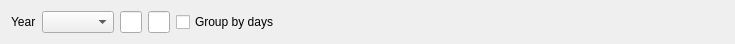
<?xml version="1.0" encoding="UTF-8"?>
<ui version="4.0">
 <class>FMonthlyOccPerc</class>
 <widget class="QWidget" name="FMonthlyOccPerc">
  <property name="geometry">
   <rect>
    <x>0</x>
    <y>0</y>
    <width>735</width>
    <height>41</height>
   </rect>
  </property>
  <property name="windowTitle">
   <string>Form</string>
  </property>
  <layout class="QHBoxLayout" name="horizontalLayout">
   <item>
    <widget class="QLabel" name="label">
     <property name="text">
      <string>Year</string>
     </property>
    </widget>
   </item>
   <item>
    <widget class="EYearCombo" name="cbYear"/>
   </item>
   <item>
    <widget class="EDateEdit" name="deDate1"/>
   </item>
   <item>
    <widget class="EDateEdit" name="deDate2"/>
   </item>
   <item>
    <widget class="QCheckBox" name="chGroupByDays">
     <property name="text">
      <string>Group by days</string>
     </property>
    </widget>
   </item>
   <item>
    <spacer name="horizontalSpacer">
     <property name="orientation">
      <enum>Qt::Horizontal</enum>
     </property>
     <property name="sizeHint" stdset="0">
      <size>
       <width>611</width>
       <height>20</height>
      </size>
     </property>
    </spacer>
   </item>
  </layout>
 </widget>
 <customwidgets>
  <customwidget>
   <class>EDateEdit</class>
   <extends>QLineEdit</extends>
   <header location="global">edateedit.h</header>
  </customwidget>
  <customwidget>
   <class>EYearCombo</class>
   <extends>QComboBox</extends>
   <header location="global">eyearcombo.h</header>
  </customwidget>
 </customwidgets>
 <resources/>
 <connections/>
</ui>
